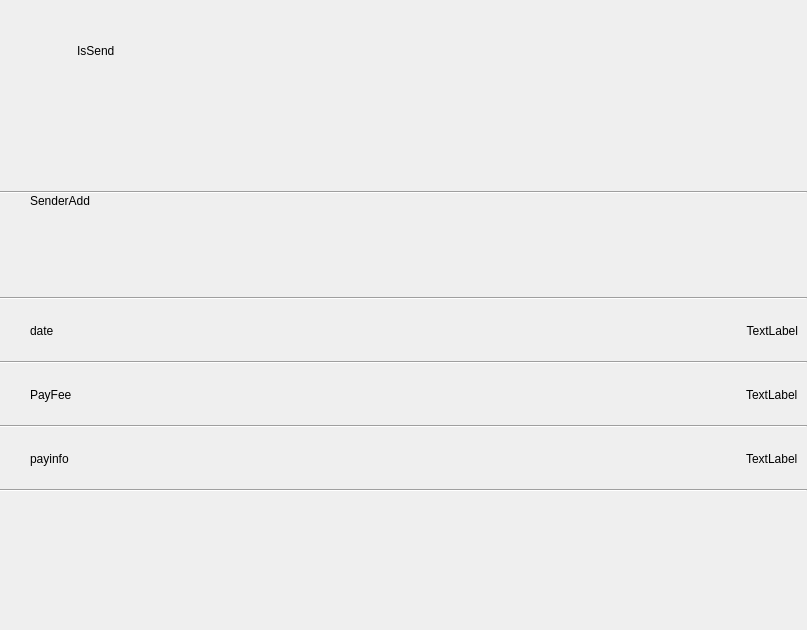
<?xml version="1.0" encoding="UTF-8"?>
<ui version="4.0">
 <class>sendhistory</class>
 <widget class="QWidget" name="sendhistory">
  <property name="geometry">
   <rect>
    <x>0</x>
    <y>0</y>
    <width>807</width>
    <height>630</height>
   </rect>
  </property>
  <property name="windowTitle">
   <string>Form</string>
  </property>
  <property name="styleSheet">
   <string notr="true"/>
  </property>
  <property name="locale">
   <locale language="Chinese" country="Taiwan"/>
  </property>
  <layout class="QGridLayout" name="gridLayout_10">
   <property name="leftMargin">
    <number>0</number>
   </property>
   <property name="topMargin">
    <number>0</number>
   </property>
   <property name="rightMargin">
    <number>0</number>
   </property>
   <property name="bottomMargin">
    <number>0</number>
   </property>
   <property name="spacing">
    <number>0</number>
   </property>
   <item row="0" column="0">
    <widget class="QScrollArea" name="scrollArea_2">
     <property name="styleSheet">
      <string notr="true"/>
     </property>
     <property name="frameShape">
      <enum>QFrame::NoFrame</enum>
     </property>
     <property name="lineWidth">
      <number>0</number>
     </property>
     <property name="verticalScrollBarPolicy">
      <enum>Qt::ScrollBarAlwaysOff</enum>
     </property>
     <property name="horizontalScrollBarPolicy">
      <enum>Qt::ScrollBarAlwaysOff</enum>
     </property>
     <property name="widgetResizable">
      <bool>true</bool>
     </property>
     <widget class="QWidget" name="scrollAreaWidgetContents_2">
      <property name="geometry">
       <rect>
        <x>0</x>
        <y>0</y>
        <width>807</width>
        <height>630</height>
       </rect>
      </property>
      <layout class="QGridLayout" name="gridLayout_4">
       <property name="leftMargin">
        <number>0</number>
       </property>
       <property name="topMargin">
        <number>0</number>
       </property>
       <property name="rightMargin">
        <number>0</number>
       </property>
       <property name="bottomMargin">
        <number>0</number>
       </property>
       <property name="spacing">
        <number>0</number>
       </property>
       <item row="0" column="0">
        <layout class="QVBoxLayout" name="verticalLayout">
         <property name="spacing">
          <number>0</number>
         </property>
         <item>
          <widget class="QFrame" name="frame_2">
           <property name="minimumSize">
            <size>
             <width>0</width>
             <height>191</height>
            </size>
           </property>
           <property name="maximumSize">
            <size>
             <width>16777215</width>
             <height>191</height>
            </size>
           </property>
           <property name="styleSheet">
            <string notr="true">border:none
</string>
           </property>
           <property name="frameShape">
            <enum>QFrame::StyledPanel</enum>
           </property>
           <property name="frameShadow">
            <enum>QFrame::Raised</enum>
           </property>
           <layout class="QGridLayout" name="gridLayout_9">
            <property name="leftMargin">
             <number>30</number>
            </property>
            <item row="0" column="0">
             <layout class="QVBoxLayout" name="verticalLayout_2">
              <item>
               <layout class="QHBoxLayout" name="horizontalLayout_4">
                <item>
                 <widget class="QLabel" name="label_2">
                  <property name="minimumSize">
                   <size>
                    <width>41</width>
                    <height>41</height>
                   </size>
                  </property>
                  <property name="maximumSize">
                   <size>
                    <width>41</width>
                    <height>41</height>
                   </size>
                  </property>
                  <property name="styleSheet">
                   <string notr="true">background-image: url(:/res/png/sendico.png);</string>
                  </property>
                  <property name="text">
                   <string/>
                  </property>
                 </widget>
                </item>
                <item>
                 <widget class="QLabel" name="label_9">
                  <property name="sizePolicy">
                   <sizepolicy hsizetype="MinimumExpanding" vsizetype="Preferred">
                    <horstretch>0</horstretch>
                    <verstretch>0</verstretch>
                   </sizepolicy>
                  </property>
                  <property name="minimumSize">
                   <size>
                    <width>0</width>
                    <height>76</height>
                   </size>
                  </property>
                  <property name="maximumSize">
                   <size>
                    <width>16777215</width>
                    <height>76</height>
                   </size>
                  </property>
                  <property name="styleSheet">
                   <string notr="true"/>
                  </property>
                  <property name="text">
                   <string>IsSend</string>
                  </property>
                 </widget>
                </item>
                <item>
                 <spacer name="horizontalSpacer_4">
                  <property name="orientation">
                   <enum>Qt::Horizontal</enum>
                  </property>
                  <property name="sizeHint" stdset="0">
                   <size>
                    <width>40</width>
                    <height>20</height>
                   </size>
                  </property>
                 </spacer>
                </item>
               </layout>
              </item>
              <item>
               <widget class="QWidget" name="widget" native="true">
                <property name="minimumSize">
                 <size>
                  <width>0</width>
                  <height>82</height>
                 </size>
                </property>
                <property name="maximumSize">
                 <size>
                  <width>16777215</width>
                  <height>82</height>
                 </size>
                </property>
                <layout class="QGridLayout" name="gridLayout_8">
                 <item row="0" column="0">
                  <widget class="QLabel" name="coinEdit">
                   <property name="minimumSize">
                    <size>
                     <width>0</width>
                     <height>60</height>
                    </size>
                   </property>
                   <property name="maximumSize">
                    <size>
                     <width>16777215</width>
                     <height>60</height>
                    </size>
                   </property>
                   <property name="font">
                    <font>
                     <pointsize>-1</pointsize>
                    </font>
                   </property>
                   <property name="styleSheet">
                    <string notr="true">font-size : 24px;</string>
                   </property>
                   <property name="text">
                    <string/>
                   </property>
                  </widget>
                 </item>
                </layout>
               </widget>
              </item>
             </layout>
            </item>
           </layout>
          </widget>
         </item>
         <item>
          <widget class="Line" name="line">
           <property name="minimumSize">
            <size>
             <width>0</width>
             <height>3</height>
            </size>
           </property>
           <property name="maximumSize">
            <size>
             <width>16777215</width>
             <height>3</height>
            </size>
           </property>
           <property name="orientation">
            <enum>Qt::Horizontal</enum>
           </property>
          </widget>
         </item>
         <item>
          <widget class="QFrame" name="frame_3">
           <property name="minimumSize">
            <size>
             <width>0</width>
             <height>103</height>
            </size>
           </property>
           <property name="maximumSize">
            <size>
             <width>16777215</width>
             <height>103</height>
            </size>
           </property>
           <property name="styleSheet">
            <string notr="true">border:none</string>
           </property>
           <property name="frameShape">
            <enum>QFrame::StyledPanel</enum>
           </property>
           <property name="frameShadow">
            <enum>QFrame::Raised</enum>
           </property>
           <layout class="QGridLayout" name="gridLayout_5">
            <property name="leftMargin">
             <number>30</number>
            </property>
            <property name="topMargin">
             <number>0</number>
            </property>
            <property name="rightMargin">
             <number>15</number>
            </property>
            <property name="bottomMargin">
             <number>0</number>
            </property>
            <property name="spacing">
             <number>0</number>
            </property>
            <item row="1" column="0">
             <widget class="QFrame" name="frame_5">
              <property name="frameShape">
               <enum>QFrame::StyledPanel</enum>
              </property>
              <property name="frameShadow">
               <enum>QFrame::Raised</enum>
              </property>
              <layout class="QGridLayout" name="gridLayout_7">
               <property name="leftMargin">
                <number>0</number>
               </property>
               <property name="topMargin">
                <number>0</number>
               </property>
               <property name="rightMargin">
                <number>0</number>
               </property>
               <property name="bottomMargin">
                <number>0</number>
               </property>
               <property name="spacing">
                <number>0</number>
               </property>
               <item row="0" column="0">
                <widget class="QLabel" name="label_4">
                 <property name="minimumSize">
                  <size>
                   <width>29</width>
                   <height>29</height>
                  </size>
                 </property>
                 <property name="maximumSize">
                  <size>
                   <width>29</width>
                   <height>29</height>
                  </size>
                 </property>
                 <property name="styleSheet">
                  <string notr="true">background-image: url(:/res/png/smalllogo.png);</string>
                 </property>
                 <property name="text">
                  <string/>
                 </property>
                </widget>
               </item>
               <item row="0" column="1">
                <widget class="QScrollArea" name="scrollArea">
                 <property name="verticalScrollBarPolicy">
                  <enum>Qt::ScrollBarAlwaysOff</enum>
                 </property>
                 <property name="horizontalScrollBarPolicy">
                  <enum>Qt::ScrollBarAsNeeded</enum>
                 </property>
                 <property name="widgetResizable">
                  <bool>true</bool>
                 </property>
                 <widget class="QWidget" name="scrollAreaWidgetContents">
                  <property name="geometry">
                   <rect>
                    <x>0</x>
                    <y>0</y>
                    <width>731</width>
                    <height>83</height>
                   </rect>
                  </property>
                  <layout class="QGridLayout" name="gridLayout_6">
                   <property name="leftMargin">
                    <number>0</number>
                   </property>
                   <property name="topMargin">
                    <number>0</number>
                   </property>
                   <property name="rightMargin">
                    <number>0</number>
                   </property>
                   <property name="bottomMargin">
                    <number>0</number>
                   </property>
                   <property name="spacing">
                    <number>0</number>
                   </property>
                   <item row="0" column="0">
                    <widget class="QLabel" name="AddEdit">
                     <property name="minimumSize">
                      <size>
                       <width>0</width>
                       <height>0</height>
                      </size>
                     </property>
                     <property name="maximumSize">
                      <size>
                       <width>16777215</width>
                       <height>16777215</height>
                      </size>
                     </property>
                     <property name="text">
                      <string/>
                     </property>
                     <property name="textInteractionFlags">
                      <set>Qt::LinksAccessibleByKeyboard|Qt::LinksAccessibleByMouse|Qt::TextBrowserInteraction|Qt::TextEditable|Qt::TextEditorInteraction|Qt::TextSelectableByKeyboard|Qt::TextSelectableByMouse</set>
                     </property>
                    </widget>
                   </item>
                  </layout>
                 </widget>
                </widget>
               </item>
              </layout>
             </widget>
            </item>
            <item row="0" column="0">
             <widget class="QLabel" name="label_3">
              <property name="styleSheet">
               <string notr="true"/>
              </property>
              <property name="text">
               <string>SenderAdd</string>
              </property>
             </widget>
            </item>
           </layout>
          </widget>
         </item>
         <item>
          <widget class="Line" name="line_4">
           <property name="minimumSize">
            <size>
             <width>0</width>
             <height>3</height>
            </size>
           </property>
           <property name="maximumSize">
            <size>
             <width>16777215</width>
             <height>3</height>
            </size>
           </property>
           <property name="orientation">
            <enum>Qt::Horizontal</enum>
           </property>
          </widget>
         </item>
         <item>
          <widget class="QFrame" name="frame_7">
           <property name="minimumSize">
            <size>
             <width>0</width>
             <height>61</height>
            </size>
           </property>
           <property name="maximumSize">
            <size>
             <width>16777215</width>
             <height>61</height>
            </size>
           </property>
           <property name="styleSheet">
            <string notr="true">border:none
</string>
           </property>
           <property name="frameShape">
            <enum>QFrame::StyledPanel</enum>
           </property>
           <property name="frameShadow">
            <enum>QFrame::Raised</enum>
           </property>
           <layout class="QGridLayout" name="gridLayout_2">
            <property name="leftMargin">
             <number>30</number>
            </property>
            <item row="0" column="0">
             <layout class="QHBoxLayout" name="horizontalLayout">
              <item>
               <widget class="QLabel" name="label_8">
                <property name="styleSheet">
                 <string notr="true"/>
                </property>
                <property name="text">
                 <string>date</string>
                </property>
               </widget>
              </item>
              <item>
               <spacer name="horizontalSpacer">
                <property name="orientation">
                 <enum>Qt::Horizontal</enum>
                </property>
                <property name="sizeHint" stdset="0">
                 <size>
                  <width>40</width>
                  <height>20</height>
                 </size>
                </property>
               </spacer>
              </item>
              <item>
               <widget class="QLabel" name="timelabel">
                <property name="font">
                 <font/>
                </property>
                <property name="layoutDirection">
                 <enum>Qt::RightToLeft</enum>
                </property>
                <property name="styleSheet">
                 <string notr="true"/>
                </property>
                <property name="text">
                 <string>TextLabel</string>
                </property>
                <property name="alignment">
                 <set>Qt::AlignRight|Qt::AlignTrailing|Qt::AlignVCenter</set>
                </property>
               </widget>
              </item>
             </layout>
            </item>
           </layout>
          </widget>
         </item>
         <item>
          <widget class="Line" name="line_2">
           <property name="minimumSize">
            <size>
             <width>0</width>
             <height>3</height>
            </size>
           </property>
           <property name="maximumSize">
            <size>
             <width>16777215</width>
             <height>3</height>
            </size>
           </property>
           <property name="orientation">
            <enum>Qt::Horizontal</enum>
           </property>
          </widget>
         </item>
         <item>
          <widget class="QFrame" name="frame_4">
           <property name="minimumSize">
            <size>
             <width>0</width>
             <height>61</height>
            </size>
           </property>
           <property name="maximumSize">
            <size>
             <width>16777215</width>
             <height>61</height>
            </size>
           </property>
           <property name="styleSheet">
            <string notr="true">border:none</string>
           </property>
           <property name="frameShape">
            <enum>QFrame::StyledPanel</enum>
           </property>
           <property name="frameShadow">
            <enum>QFrame::Raised</enum>
           </property>
           <layout class="QGridLayout" name="gridLayout">
            <property name="leftMargin">
             <number>30</number>
            </property>
            <item row="0" column="0">
             <layout class="QHBoxLayout" name="horizontalLayout_2">
              <item>
               <widget class="QLabel" name="label_6">
                <property name="font">
                 <font/>
                </property>
                <property name="styleSheet">
                 <string notr="true"/>
                </property>
                <property name="text">
                 <string>PayFee</string>
                </property>
               </widget>
              </item>
              <item>
               <spacer name="horizontalSpacer_2">
                <property name="orientation">
                 <enum>Qt::Horizontal</enum>
                </property>
                <property name="sizeHint" stdset="0">
                 <size>
                  <width>40</width>
                  <height>20</height>
                 </size>
                </property>
               </spacer>
              </item>
              <item>
               <widget class="QLabel" name="feelabel">
                <property name="font">
                 <font/>
                </property>
                <property name="styleSheet">
                 <string notr="true"/>
                </property>
                <property name="text">
                 <string>TextLabel</string>
                </property>
               </widget>
              </item>
             </layout>
            </item>
           </layout>
          </widget>
         </item>
         <item>
          <widget class="Line" name="line_3">
           <property name="minimumSize">
            <size>
             <width>0</width>
             <height>3</height>
            </size>
           </property>
           <property name="maximumSize">
            <size>
             <width>16777215</width>
             <height>3</height>
            </size>
           </property>
           <property name="orientation">
            <enum>Qt::Horizontal</enum>
           </property>
          </widget>
         </item>
         <item>
          <widget class="QFrame" name="frame_6">
           <property name="minimumSize">
            <size>
             <width>0</width>
             <height>61</height>
            </size>
           </property>
           <property name="maximumSize">
            <size>
             <width>16777215</width>
             <height>61</height>
            </size>
           </property>
           <property name="styleSheet">
            <string notr="true">border:none</string>
           </property>
           <property name="frameShape">
            <enum>QFrame::StyledPanel</enum>
           </property>
           <property name="frameShadow">
            <enum>QFrame::Raised</enum>
           </property>
           <layout class="QGridLayout" name="gridLayout_3">
            <property name="leftMargin">
             <number>30</number>
            </property>
            <item row="0" column="0">
             <layout class="QHBoxLayout" name="horizontalLayout_3">
              <item>
               <widget class="QLabel" name="label_7">
                <property name="font">
                 <font/>
                </property>
                <property name="styleSheet">
                 <string notr="true"/>
                </property>
                <property name="text">
                 <string>payinfo</string>
                </property>
               </widget>
              </item>
              <item>
               <spacer name="horizontalSpacer_3">
                <property name="orientation">
                 <enum>Qt::Horizontal</enum>
                </property>
                <property name="sizeHint" stdset="0">
                 <size>
                  <width>40</width>
                  <height>20</height>
                 </size>
                </property>
               </spacer>
              </item>
              <item>
               <widget class="QLabel" name="infolabel">
                <property name="styleSheet">
                 <string notr="true"/>
                </property>
                <property name="text">
                 <string>TextLabel</string>
                </property>
               </widget>
              </item>
             </layout>
            </item>
           </layout>
          </widget>
         </item>
         <item>
          <widget class="Line" name="line_5">
           <property name="minimumSize">
            <size>
             <width>0</width>
             <height>3</height>
            </size>
           </property>
           <property name="orientation">
            <enum>Qt::Horizontal</enum>
           </property>
          </widget>
         </item>
         <item>
          <spacer name="verticalSpacer">
           <property name="orientation">
            <enum>Qt::Vertical</enum>
           </property>
           <property name="sizeHint" stdset="0">
            <size>
             <width>20</width>
             <height>40</height>
            </size>
           </property>
          </spacer>
         </item>
        </layout>
       </item>
      </layout>
     </widget>
    </widget>
   </item>
  </layout>
 </widget>
 <resources/>
 <connections/>
</ui>
